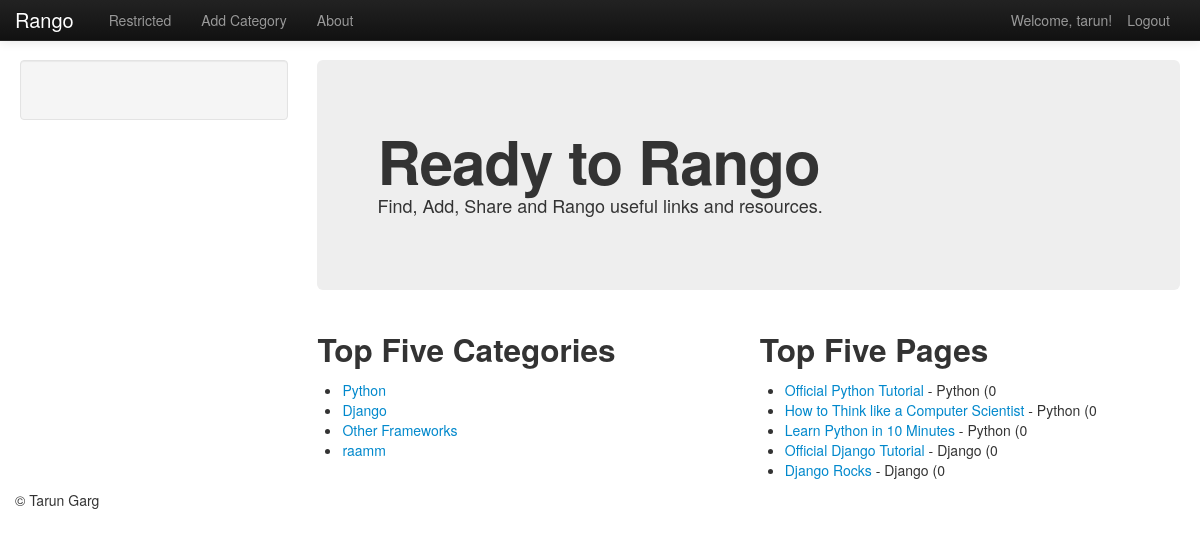
The app's page /rango/ (signed in) with its own data.
### rango/models.py (models this page shows, shortened)
class Category(models.Model):
    name = models.CharField(max_length=128, unique=True)
    views = models.IntegerField(default=0)
    likes = models.IntegerField(default=0)
    def __unicode__(self):
        return self.name

class Page(models.Model):
    category = models.ForeignKey(Category)
    title = models.CharField(max_length=128)
    url = models.URLField()
    views = models.IntegerField(default=0)

### rango/views.py (the view)
def index (request):
    context = RequestContext(request)
    category_list = Category.objects.order_by('-likes')[:5]
    context_dict = {'categories': category_list}
    for category in category_list:
        category.url = category.name.replace(' ', '_')
    page_list = Page.objects.order_by('-views')[:5]
    context_dict['pages'] = page_list
    if request.session.get('last_visit'):
        last_visit_time = request.session.get('last_visit')
        visits = request.session.get('visits', '0')
        if (datetime.now() - datetime.strptime(last_visit_time[:-7], "%Y-%m-%d %H:%M:%S")).days > 0:
            request.session['visits'] = visits + 1
            request.session['last_visit'] = str(datetime.now())
    else:
        request.session['last_visit'] = str(datetime.now())
        request.session['visits'] = 1
    return render_to_response('rango/index.html', context_dict, context)

### templates/rango/index.html (shortened to what this page needs)
<!DOCTYPE html>
<html>
{% extends 'rango/base.html' %}
{% load static %}
{% block body_block %}
<div class="hero-unit">
    <h1>Ready to Rango</h1>
    <p>Find, Add, Share and Rango useful links and resources.</p>
</div>
<div class="row-fluid">
    <div class="span6">
        <h2>Top Five Categories</h2>
        {% if categories %}
        <ul>
            {% for category in categories %}
            <li><a href="/rango/category/{{ category.url }}">{{ category.name }}</a></li>
            {% endfor %}
        </ul>
        {% else %}
        <strong>No categories at present.</strong>
        {% endif %}
    </div>
    <div class="span6">
        <h2>Top Five Pages</h2>
        {% if pages %}
        <ul>
            {% for page in pages %}
            <li><a href="{{ page.url}}">{{ page.title }}</a> - {{ page.category }} ({{ page.views }}
                {% endfor %}
        </ul>
        {% else %}
        <strong>No pages at present.</strong>
        {% endif %}
    </div>
</div>
{% endblock %}

### templates/rango/base.html (shortened to what this page needs)
<!DOCTYPE html>
{% load static %}
<html>
<head>
    <link href="{% static  'css/bootstrap-fluid-adj.css' %}" rel="stylesheet">
    <link href="{% static  'css/bootstrap.min.css' %}" rel="stylesheet" media="screen">
    <link href="{% static 'css/bootstrap-responsive.css' %}" rel="stylesheet">
</head>
<body>
<div class="navbar navbar-inverse navbar-fixed-top">
    <div class="navbar-inner">
        <div class="container">
            <a class="brand" href="/rango/">Rango</a>
            <div class="nav-collapse collapse">
                <ul class="nav pull-right">
                    {% if user.is_authenticated %}
                    <li class="navbar-text">Welcome, {{ user.username }}!</li>
                    <li><a href="/rango/logout/">Logout</a></li>
                    {% else %}
                    <li><a href="/rango/register/">Register</a></li>
                    <li><a href="/rango/login/">Login</a></li>
                    {% endif %}
                </ul>
                <ul class="nav">
                    {% if user.is_authenticated%}
                    <li><a href="/rango/restricted/">Restricted</a></li>
                    <li><a href="/rango/add_category/">Add Category</a></li>
                    {% endif %}
                    <li><a href="/rango/about/">About</a></li>
                </ul>
            </div>
        </div>
    </div>
</div>
<div class="container-fluid">
    <div class="row-fluid">
        <div class="span3">
            <div class="well sidebar-nav">
            </div>
        </div>
        <div class="span9">
            {% block body_block %}
            {% endblock %}
        </div>
    </div>
</div>
</body>
<footer>
    <div class="container">
        <p >&copy;  Tarun Garg</p>
    </div>
</footer>
</html>

### records on screen
Category: name "Python"
Category: name "Django"
Category: name "Other Frameworks"
Category: name "raamm"
Page: title "Official Python Tutorial", category "Python", views "0"
Page: title "How to Think like a Computer Scientist", category "Python", views "0"
Page: title "Learn Python in 10 Minutes", category "Python", views "0"
Page: title "Official Django Tutorial", category "Django", views "0"
Page: title "Django Rocks", category "Django", views "0"

### other values on screen
{{ user.username }} "tarun"
